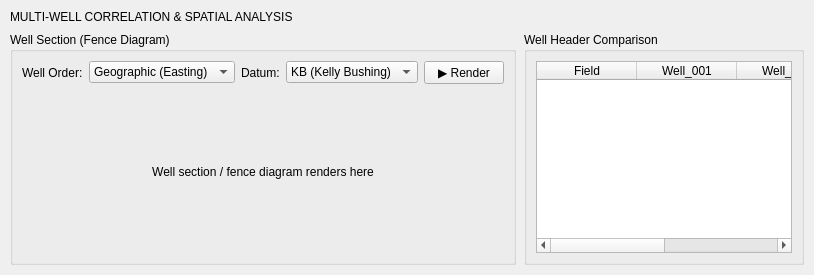
          <widget class="QWidget" name="tabMultiWell">
           <attribute name="title">
            <string>🛢🛢  Multi-Well</string>
           </attribute>
           <layout class="QVBoxLayout" name="multiWellLayout">
            <property name="spacing">
             <number>8</number>
            </property>
            <property name="leftMargin">
             <number>10</number>
            </property>
            <property name="topMargin">
             <number>10</number>
            </property>
            <property name="rightMargin">
             <number>10</number>
            </property>
            <property name="bottomMargin">
             <number>10</number>
            </property>
            <item>
             <widget class="QLabel" name="lblSectionHeader">
              <property name="text">
               <string>MULTI-WELL CORRELATION &amp; SPATIAL ANALYSIS</string>
              </property>
             </widget>
            </item>
            <item>
             <layout class="QHBoxLayout">
              <item>
               <widget class="QGroupBox" name="grpWellSection">
                <property name="title">
                 <string>Well Section (Fence Diagram)</string>
                </property>
                <layout class="QVBoxLayout">
                 <item>
                  <layout class="QHBoxLayout">
                   <item>
                    <widget class="QLabel" name="label">
                     <property name="text">
                      <string>Well Order:</string>
                     </property>
                    </widget>
                   </item>
                   <item>
                    <widget class="QComboBox" name="comboSectionOrder">
                     <item>
                      <property name="text">
                       <string>Geographic (Easting)</string>
                      </property>
                     </item>
                     <item>
                      <property name="text">
                       <string>Manual</string>
                      </property>
                     </item>
                    </widget>
                   </item>
                   <item>
                    <widget class="QLabel" name="label">
                     <property name="text">
                      <string>Datum:</string>
                     </property>
                    </widget>
                   </item>
                   <item>
                    <widget class="QComboBox" name="comboSectionDatum">
                     <item>
                      <property name="text">
                       <string>KB (Kelly Bushing)</string>
                      </property>
                     </item>
                     <item>
                      <property name="text">
                       <string>TVDSS</string>
                      </property>
                     </item>
                     <item>
                      <property name="text">
                       <string>Formation Top</string>
                      </property>
                     </item>
                    </widget>
                   </item>
                   <item>
                    <widget class="QPushButton" name="btnRenderSection">
                     <property name="text">
                      <string>▶ Render</string>
                     </property>
                    </widget>
                   </item>
                  </layout>
                 </item>
                 <item>
                  <widget class="QLabel" name="lblSectionCanvas">
                   <property name="text">
                    <string>Well section / fence diagram renders here</string>
                   </property>
                   <property name="alignment">
                    <set>Qt::AlignCenter</set>
                   </property>
                  </widget>
                 </item>
                </layout>
               </widget>
              </item>
              <item>
               <widget class="QGroupBox" name="grpWellHeader">
                <property name="title">
                 <string>Well Header Comparison</string>
                </property>
                <layout class="QVBoxLayout">
                 <item>
                  <widget class="QTableWidget" name="tableWellHeaders">
                   <property name="alternatingRowColors">
                    <bool>true</bool>
                   </property>
                   <column>
                    <property name="text">
                     <string>Field</string>
                    </property>
                   </column>
                   <column>
                    <property name="text">
                     <string>Well_001</string>
                    </property>
                   </column>
                   <column>
                    <property name="text">
                     <string>Well_002</string>
                    </property>
                   </column>
                   <column>
                    <property name="text">
                     <string>Well_003</string>
                    </property>
                   </column>
                  </widget>
                 </item>
                </layout>
               </widget>
              </item>
             </layout>
            </item>
           </layout>
          </widget>
